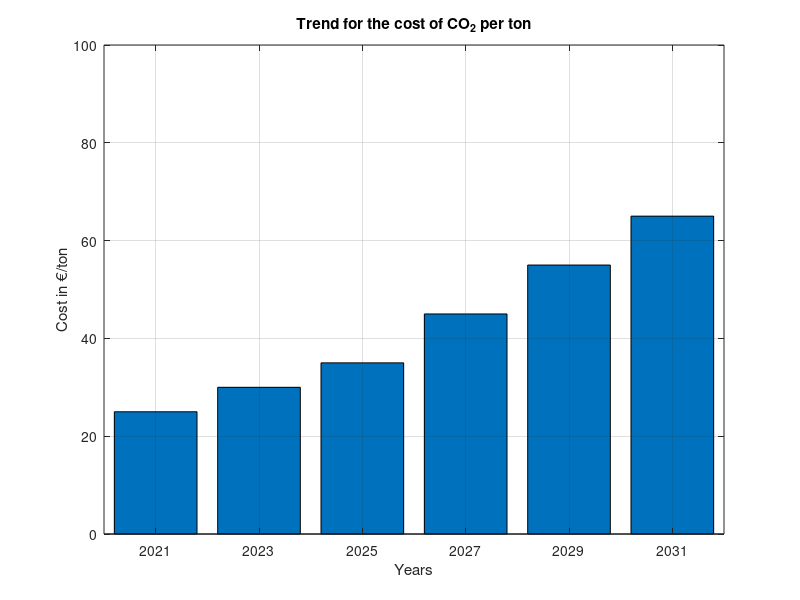
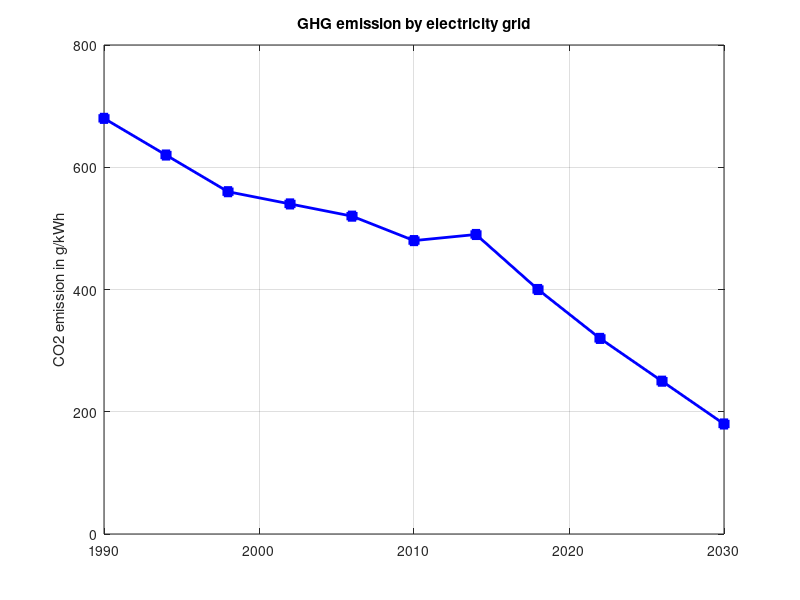

These figures' MATLAB source, in order: (Note: this script raises an error after producing the figures.)
% %%%%%%%%%%%%%%%%%%%%%%%%%%%%%%%%%%%%%%%%%%%%%%%%%%%%%%%%%%%%%%%%%%%%%%%%%%%
% plot_static_paper_data.m
%
% This script generates plots based on static data provided in the paper.
% - Figure 2.7: Trend for the cost of CO2
% - Figure 2.8: GHG emission by electricity grid
% - Figure 3.1: Number of newly registered EVs
% %%%%%%%%%%%%%%%%%%%%%%%%%%%%%%%%%%%%%%%%%%%%%%%%%%%%%%%%%%%%%%%%%%%%%%%%%%%
clc; clear; close all;

fprintf('Generating plots from static paper data...\n');

%% --- Figure 2.7: Trend for the cost of CO2 per ton ---
%
figure('Name', 'Figure 2.7: CO2 Cost Trend');
years_co2 = 2021:2:2031;
cost_co2 = [25, 30, 35, 45, 55, 65]; % Data estimated from Fig 2.7
bar(years_co2, cost_co2);
grid on;
title('Trend for the cost of CO_2 per ton');
xlabel('Years');
ylabel('Cost in €/ton');
ylim([0, 100]);

%% --- Figure 2.8: GHG emission by electricity grid ---
%
figure('Name', 'Figure 2.8: GHG Emission Trend');
% Data estimated from Fig 2.8
years_ghg = [1990, 1994, 1998, 2002, 2006, 2010, 2014, 2018, 2022, 2026, 2030];
emissions_ghg = [680, 620, 560, 540, 520, 480, 490, 400, 320, 250, 180];
plot(years_ghg, emissions_ghg, 'b-s', 'LineWidth', 2, 'MarkerFaceColor', 'b');
grid on;
title('GHG emission by electricity grid');
ylabel('CO2 emission in g/kWh');
ylim([0, 800]);
xlim([1990, 2030]);

%% --- Figure 3.1: Number of newly registered EVs ---
%
figure('Name', 'Figure 3.1: Newly Registered EVs');
try
    % This data is from your E-Mobility data generation step
    load(fullfile('functions', '1_Files', 'EV', 'EVS.mat'), 'EVSS1');
catch
    error('Could not find EVS.mat. Please ensure it is in /functions/1_Files/EV/');
end

years_ev = 2022:2031;
% Data from EVSS1, assuming 10 years
ev_negative = EVSS1(1:10, 1);
ev_trend = EVSS1(1:10, 2);
ev_positive = EVSS1(1:10, 3);

% The paper's plot shows cumulative EVs
bar_data = [cumsum(ev_negative), cumsum(ev_trend), cumsum(ev_positive)];
b = bar(years_ev, bar_data, 'grouped');
b(1).FaceColor = [0 0.4470 0.7410]; % Blue
b(2).FaceColor = [0.8500 0.3250 0.0980]; % Orange
b(3).FaceColor = [0.9290 0.6940 0.1250]; % Yellow (using gray from paper [0.5 0.5 0.5])
b(3).FaceColor = [0.5 0.5 0.5]; % Gray

grid on;
title('Cumulative EVs in the investigated settlement area');
ylabel('Number of EVs');
legend('Negative', 'Trend', 'Positive', 'Location', 'northwest');
ylim([0, 200]);
xlim([2021, 2032]);

fprintf('Static data figures (2.7, 2.8, 3.1) generated.\n');